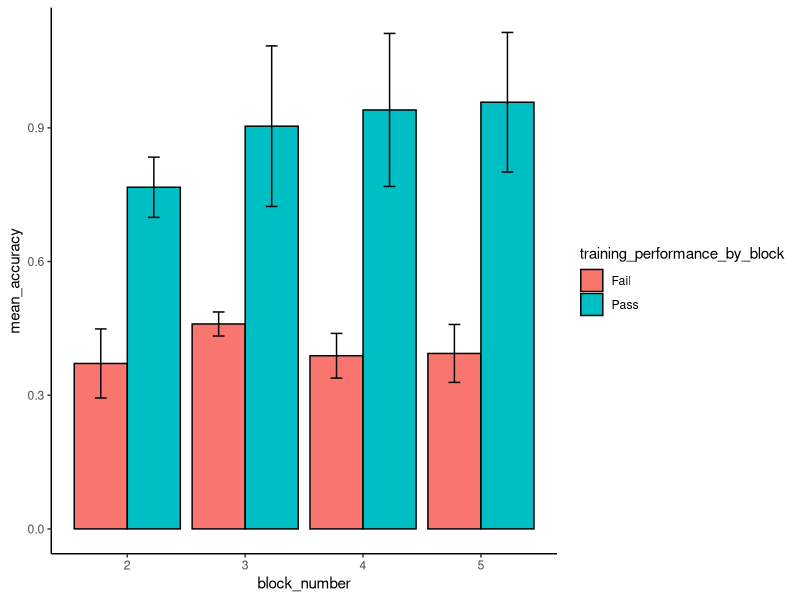

The R source for this figure: (Note: this script raises an error after producing the figure.)
## ---- chunk 1
knitr::opts_chunk$set(message=FALSE,
                      warning=FALSE)
## ---- chunk 2
library(tidyverse)
library(readxl)
library(ggthemes)
library(knitr)
library(kableExtra)
## ---- chunk 3

data_input <- 
  # read in data, appending a new column
  bind_rows(
    read_xlsx("raw/intersecting_regularities_left_17_03_17.xlsx", col_names = TRUE) %>%
      mutate(stimulus_identity = "Outcome_1_Target_1_Good_Outcome_2_Target_2_Bad"),
    read_xlsx("raw/intersecting_regularities_right_17_03_17.xlsx", col_names = TRUE) %>%
      mutate(stimulus_identity = "Outcome_1_Target_1_Good_Outcome_2_Target_2_Bad"),
    read_xlsx("raw/intersecting_regularities_left_rev_17_03_17.xlsx", col_names = TRUE) %>%
      mutate(stimulus_identity = "Outcome_1_Target_1_Bad_Outcome_2_Target_2_Good"),
    read_xlsx("raw/intersecting_regularities_right_rev_17_03_17.xlsx", col_names = TRUE) %>%
      mutate(stimulus_identity = "Outcome_1_Target_1_Bad_Outcome_2_Target_2_Good")
  ) %>%
  mutate(experiment = 1) %>%
  filter(blockcode != "Begin") %>% 
  # select and rename vars
  select(experiment, subject, stimulus_identity, block_number = blocknum, trial_number = trialnum, correct) %>%
  arrange(subject)
    
## ---- chunk 4

# Check to see if everyone has complete data for the four training blocks

data_completeness <- data_input %>%
  group_by(subject) %>%
  mutate(complete_data = ifelse(sum(block_number) == 280, "complete", 
                                ifelse(sum(block_number) > 280, "excess", "partial"))) %>%
  ungroup()

data_completeness %>%
  distinct(subject, .keep_all = TRUE) %>%
  count(complete_data) %>%
  kable() %>%
  kable_styling(bootstrap_options = c("striped", "hover", "condensed"), full_width = FALSE)

data_completeness_by_participant <- data_completeness %>%
  distinct(subject, stimulus_identity, complete_data)

## ---- chunk 5

# Calculate mean and SD for accuracy (i.e., the correct row) 

data_performance <- data_completeness %>%
  # summarize performance by block
  group_by(subject, block_number) %>% 
  summarise(mean_correct = mean(correct), 
            sd_correct = sd(correct)) %>%
  mutate(training_performance_by_block = ifelse(mean_correct < .70, "Fail", "Pass")) %>%
  ungroup() %>% 
  # summarize performance by participant (final block only)
  group_by(subject) %>% 
  mutate(training_performance = ifelse(block_number == 5 & training_performance_by_block == "Pass", "Pass", "Fail")) %>%
  ungroup() %>%
  arrange(subject, block_number)

# plot
data_performance %>% 
  group_by(block_number, training_performance_by_block) %>% 
  summarise(mean_accuracy = mean(mean_correct), sd_accuracy = sd(sd_correct)) %>%
  ggplot(aes(x=block_number, y=mean_accuracy, fill = training_performance_by_block)) +
  geom_bar(colour="black", stat="identity", position = position_dodge()) + 
  geom_errorbar(aes(ymin=mean_accuracy-sd_accuracy, ymax=mean_accuracy+sd_accuracy), width=.2,
                position=position_dodge(.9)) + theme_classic()


data_performance_by_participant <- data_performance %>%
  filter(block_number == 5) %>%
  select(-block_number, -training_performance_by_block)

## ---- chunk 6

data_training_phase <- 
  full_join(data_completeness_by_participant, 
            data_performance_by_participant, 
            by = "subject")


write_csv2(data_training_phase, "processed/data_training_phase.csv")
